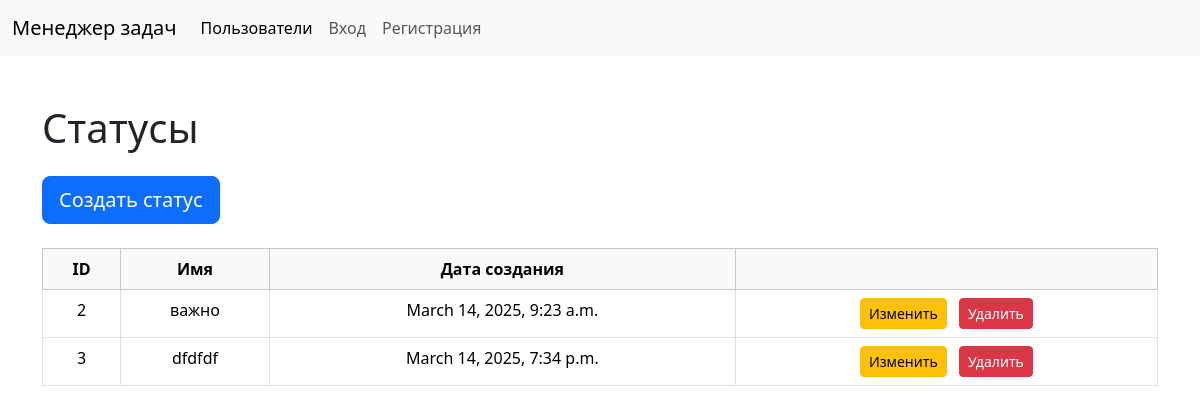
Screenshot of /statuses/ with the database file from the repository.
### task_manager/statuses/models.py (models this page shows, shortened)
class Status(models.Model):
    name = models.CharField(max_length=255, unique=True)
    created_at = models.DateTimeField(auto_now_add=True)

### task_manager/statuses/views.py (the view)
# urls.py: path("", views.StatusListView.as_view(), name="status_list"),
class StatusListView(ListView):
    model = Status
    template_name = "status_list.html"
    context_object_name = "statuses"

### task_manager/statuses/templates/status_list.html (shortened to what this page needs)
{% extends 'layout.html' %}
{% block content %}
    <h1 class="mb-4">Статусы</h1>
    <div>
        <a href="{% url 'statuses:status_create' %}" class="btn btn-primary btn-lg mb-4">Создать статус</a>
    </div>
    <div>
        <table data-test="urls" class="table table-bordered table-hover text-center">
            <thead class="table-light">
                <tr>
                    <th scope="col">ID</th>
                    <th scope="col">Имя</th>
                    <th scope="col">Дата создания</th>
                    <th scope="col"></th>
                </tr>
            </thead>
            <tbody>
                {% for status in statuses %}
                <tr>
                    <td>{{ status.id }}</td>
                    <td>{{ status.name }}</td>
                    <td>{{ status.created_at}}</td>
                    <td class="text-center">
                        <a href="{% url 'statuses:status_update' status.id %}" class="btn btn-sm btn-warning me-2">
                             Изменить
                        </a>
                        <a href="{% url 'statuses:status_delete' status.id %}" class="btn btn-sm btn-danger">
                             Удалить
                        </a>
                    </td>
                </tr>
                {% endfor %}
            </tbody>
        </table>
    </div>
</div>
{% endblock %}

### rows the page displays
Status: id "2", name "важно", created_at "March 14, 2025, 9:23 a.m."
Status: id "3", name "dfdfdf", created_at "March 14, 2025, 7:34 p.m."
